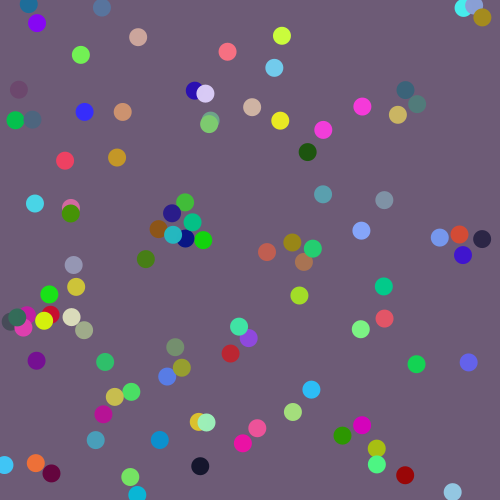
Frame 1 (no input)
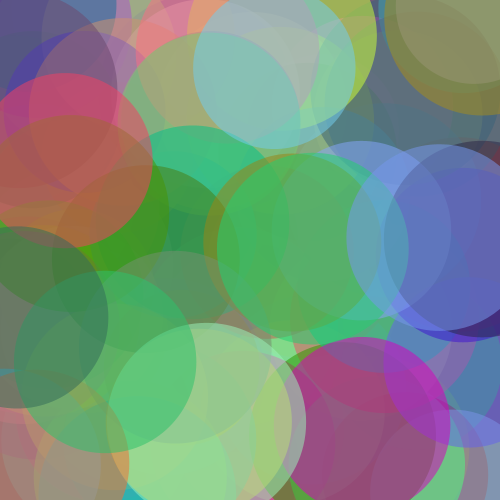
Frame 60 (the mouse pressed at the canvas centre just before this capture)
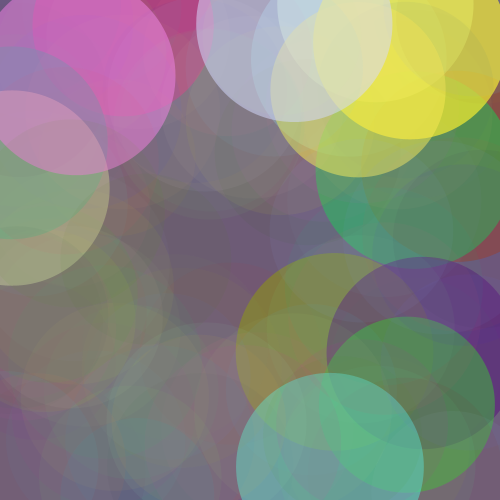
Frame 120 (the mouse held since frame 60 and released just before this capture)

The Processing sketch that drew these frames (run headless with seeded random() and noise(); from frame 60 on, the mouse is pressed at the canvas centre):

// Processing sketch: processing_143938
// ── processing_143938.pde

MyClass[] myObjects = new MyClass[100];

float posx;          //variables
float posy;          
float diameter;
float r,g,b,a;       //red,green,blue,transparency 
   

void setup(){
  size(500,500);
  background(109,91,118);    //dark purple
  smooth();
  
//call array

  for(int i = 0; i < myObjects.length; i++){
    myObjects[i] = new MyClass();
  }
  
  posx = random(width);      //random x and y postion
  posy = random(height);
  diameter = 10;            //diameter starts at 10 
  r = random(255);          //random color
  g = random(255);
  b = random(255);
  a = 255;                  //transparency
  
}

void draw(){
  
  background(109,91,118);      //dark purple
  
  for(int i = 0; i < myObjects.length; i++){
    myObjects[i].update();
    myObjects[i].display();
  } 
}
//block
class MyClass {

float posx;          //variables
float posy;          
float diameter;
float r,g,b,a;       //red,green,blue,transparency 
   
//constructor; initialize
MyClass(){
  
  posx = random(width);      //random x and y postion
  posy = random(height);
  diameter = 10;            //diameter starts at 10 
  r = random(255);          //random color
  g = random(255);
  b = random(255);
  a = 255;                  //transparency
  
}

//update; variables (like draw)
void update(){
  
    
 
  if(mousePressed){          //if mouse pressed, then a random colored ellipse w/ diam. of 10 shows up
     
     if(dist(mouseX,mouseY,posx,posy) < diameter/2){      //when you click at half the diam. 
       
      diameter = 10;
      a = 255;          //ellipse starts with full color
      r = random(255);          //random color
      g = random(255);
      b = random(255);
      posx = random(width);   //if mouse pressed, the ellipse will have a random location every time
      posy = random(height);
     }
  }

  diameter = diameter + 8;      //grows quicker
  
  if(diameter > 200){        //diameter stops at 200
    diameter = random(150,200);
  }
  
  a-=2;        //fades quicker the larger the number
  
  if(a < 0){        //transperency; disappears completely
    a = 0;
  }
}

//draw; shapes/variables
void display() {
  
  noStroke();
  fill(r,g,b,a);
  ellipse(posx,posy,diameter,diameter);
}

}
